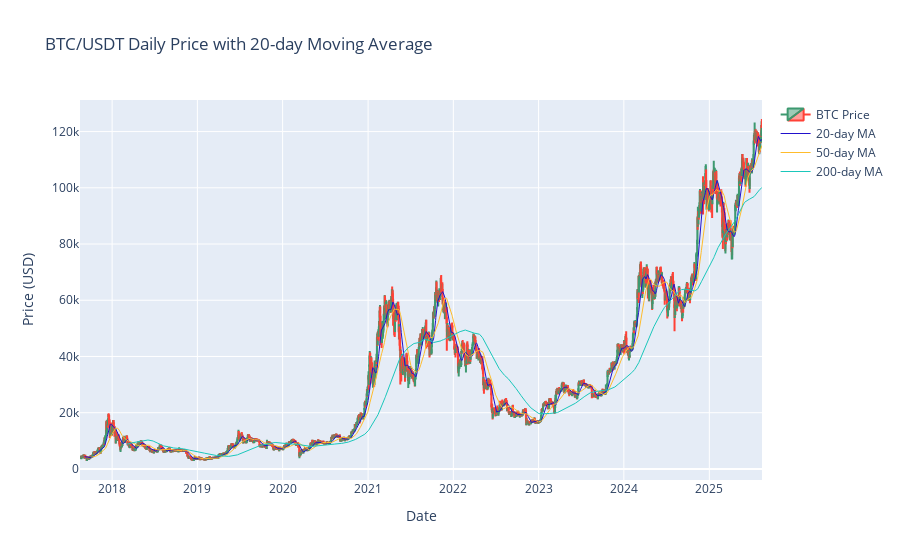

Source (notebook cell):
### Markdown cell above
### 2. Visualize Price History with Technical Indicator
- Initial Plotting of data
- viewing raw data
- Collects Cross over data

### Code cell
import plotly.graph_objects as go

# Calculate a {days_average}-day moving average for illustration
days_average = 20
df["Moving Average"] = df["close"].rolling(window=days_average).mean()
df["Moving Average 50"] = df["close"].rolling(window=50).mean()
df["Moving Average 200"] = df["close"].rolling(window=200).mean()


# Create candlestick chart
fig = go.Figure(data=[
    go.Candlestick(x=df.index, 
                   open=df["open"], high=df["high"], low=df["low"], close=df["close"],
                   name="BTC Price"),
    # Add moving average line
    go.Scatter(x=df.index, y=df["Moving Average"], mode="lines", line=dict(color="#2111cc", width=1),
               name=f"{days_average}-day MA"),
    go.Scatter(x=df.index, y=df["Moving Average 50"], mode="lines", line=dict(color="#ffbc2c", width=1),
               name=f"{50}-day MA"),
    go.Scatter(x=df.index, y=df["Moving Average 200"], mode="lines", line=dict(color="#1bc7bb", width=1),
               name=f"{200}-day MA")
])
fig.update_layout(title=f"BTC/USDT Daily Price with {days_average}-day Moving Average",
                  yaxis_title="Price (USD)", xaxis_title="Date")
fig.update_xaxes(rangeslider_visible=False)  # disable range slider for clarity
fig.show()

### Figure 1 — Plotly figure (JSON) as saved in the notebook; plotly's stock layout.template omitted (floating-point values rounded to 4 significant figures; data arrays with more than 128 entries replaced by an {"elided": "..."} marker saying what was removed)
{"data": [{"close": {"elided": "2920 float values"}, "high": {"elided": "2920 float values"}, "low": {"elided": "2920 float values"}, "name": "BTC Price", "open": {"elided": "2920 float values"}, "type": "candlestick", "x": {"elided": "2920 str values"}}, {"line": {"color": "#2111cc", "width": 1}, "mode": "lines", "name": "20-day MA", "type": "scatter", "x": {"elided": "2920 str values"}, "y": {"elided": "2920 float values"}}, {"line": {"color": "#ffbc2c", "width": 1}, "mode": "lines", "name": "50-day MA", "type": "scatter", "x": {"elided": "2920 str values"}, "y": {"elided": "2920 float values"}}, {"line": {"color": "#1bc7bb", "width": 1}, "mode": "lines", "name": "200-day MA", "type": "scatter", "x": {"elided": "2920 str values"}, "y": {"elided": "2920 float values"}}], "layout": {"title": {"text": "BTC/USDT Daily Price with 20-day Moving Average"}, "xaxis": {"rangeslider": {"visible": false}, "title": {"text": "Date"}}, "yaxis": {"title": {"text": "Price (USD)"}}}}
